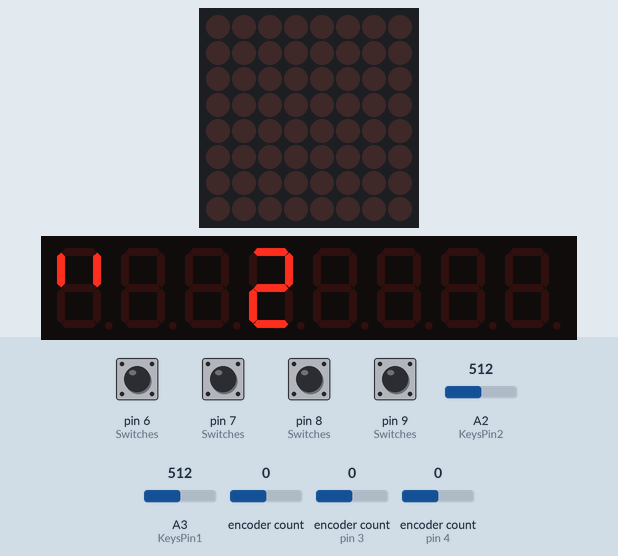
Bench run of a sketch on a simulated Arduino Leonardo, built with avr-gcc and run on an emulated ATmega32U4. Shown: 8×8 LED matrix, 8-digit seven-segment display. The test bench sets the inputs (shaded band); at power-on: pin 6 (Switches), pin 7 (Switches), pin 8 (Switches), pin 9 (Switches) HIGH, A3 (KeysPin1) = 512, A2 (KeysPin2) = 512, encoder count 0, encoder count (sensors on pin 3, pin 4) 0. USB keyboard and mouse output is not drawn.

Above: at 1.2 s.
1.3 s: A3 (KeysPin1) set to 240
At 3.03 s:
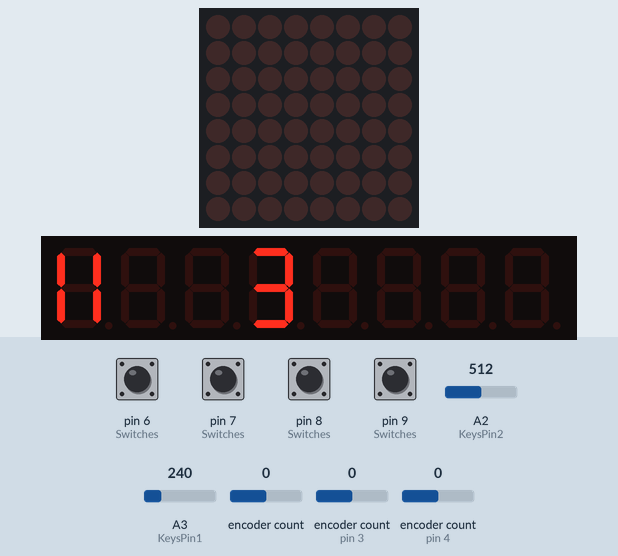
4.3 s: A2 (KeysPin2) set to 360
5.8 s: A2 (KeysPin2) set to 340
At 6.05 s:
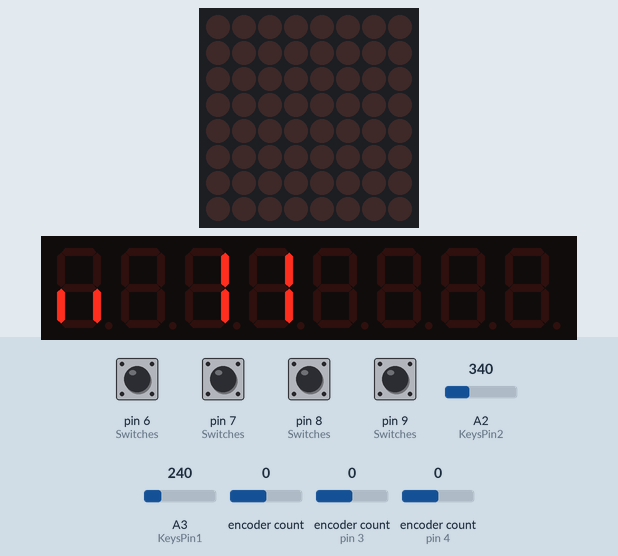
8.8 s: pin 6 (Switches) pulled LOW for 1 s
At 9.29 s:
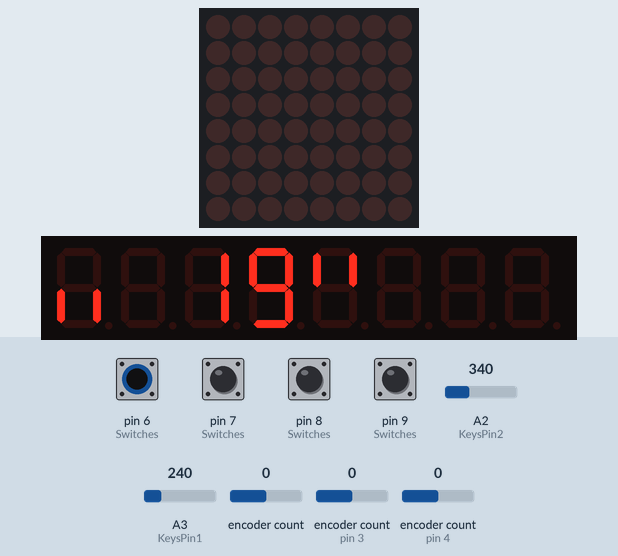
10.4 s: pin 7 (Switches) pulled LOW for 1 s
At 10.9 s:
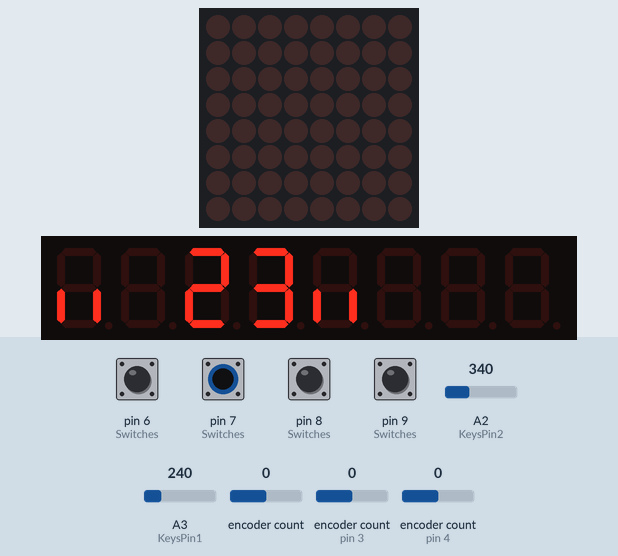
12.0 s: pin 8 (Switches) pulled LOW for 1 s
At 12.52 s:
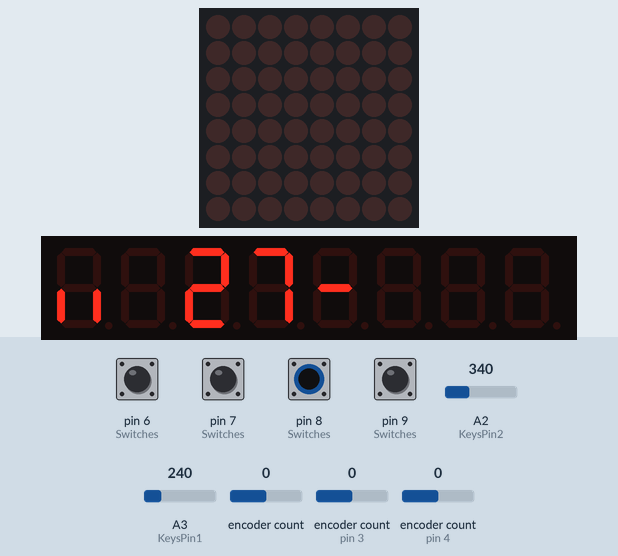
Timing chart, 0 to 14.6 s (numbered marks = the images above; inputs shaded):
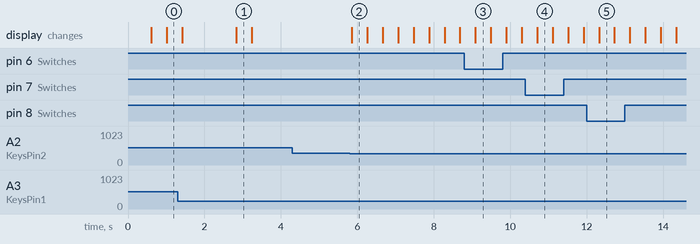

Measured:
- the behaviour switches between 351 and 350 on A2 (KeysPin2) (found by bisection; images 1 and 2)
- after the input at 4.3 s, every drawn part: stays the same
- after the input at 5.8 s, the display: changes after 0.06 s (image 2)
- after the input at 8.8 s, the display: first differs from a run without the input after 0.29 s (image 3)
- after the input at 10.4 s, the display: first differs from a run without the input after 0.31 s (image 4)
- after the input at 12.0 s, the display: first differs from a run without the input after 0.32 s (image 5)
- what the display in image 2 shows lasts 0.4 s, from 5.9 s to 6.3 s

The sketch:

buttpit.ino
```cpp
#include "LedControl.h"
#include <rotary.h>
#include <Keyboard.h>


// PINS for LED
#define DINPIN 10     //PIN to DIN
#define CSPIN 16      //PIN to CS
#define CLKPIN 14     //PIN to CLK

// 1st encoder - for fuel
#define ROTARY_PIN1 3
#define ROTARY_PIN2 2
// 2nd encoder - for next/prev control
#define ROTARY_PIN3 0
#define ROTARY_PIN4 1
// 3rd encoder - for change value
#define ROTARY_PIN5 4
#define ROTARY_PIN6 5
// define to enable weak pullups.
#define ENABLE_PULLUPS


#define NumSwitches 4
#define ShortPressTime 200
#define ShowPressuresSwitchTime 2000

#define FT B00100010  // BOTH FRONT TIRES
#define RT B00010100  // BOTH REAR TYRES
#define WDS B00000001  // WINDSCREEN
#define FRP B01000000  // FAST REPAIR


#define KeysPin1 A3
#define KeysPin2 A2
#define NumAnalogWires 2

int FrontTiresPress=0, RearTiresPress=0;
long TimeTmp;//,TTmpKeys;
boolean ShowPressuresFlag = 0;
boolean ChangeFlag = 0;


struct AnalogKeysStruct {
  int PIN;
  int AnalogKeyValue;
  int PrevAnalogKeyValue;
  long TTmpKeys;
};

AnalogKeysStruct buttons[NumAnalogWires] = {
  {KeysPin1, 0, 0, 0},
  {KeysPin2, 0, 0, 0},
};


Rotary r1 = Rotary(ROTARY_PIN1, ROTARY_PIN2);
Rotary r2 = Rotary(ROTARY_PIN3, ROTARY_PIN4);
Rotary r3 = Rotary(ROTARY_PIN5, ROTARY_PIN6);


volatile unsigned int encoderPos = 0;  // a counter for the dial


struct SwitchStates {   // struct's def for holding states of our switches
  int PIN;              // switch's PIN
  boolean State;
  boolean PrevState;
  long TimePressed;
  boolean ShortPress;
};

SwitchStates Switches[] = {
    {6,false,false,0,false},
    {7,false,false,0,false},
    {8,false,false,0,false},
    {9,false,false,0,false},
};


byte PitCombo,PrevPitCombo = 0;


LedControl lc=LedControl(DINPIN,CLKPIN,CSPIN,1);


void setup() {
  /*
   The MAX72XX is in power-saving mode on startup,
   we have to do a wakeup call
   */
  lc.shutdown(0,false);
  /* Set the brightness to a medium values */
  lc.setIntensity(0,8);
  /* and clear the display */
  lc.clearDisplay(0);

  for (byte i=0;i<NumSwitches;i++) {
    pinMode(Switches[i].PIN, INPUT_PULLUP);
  }

  pinMode(ROTARY_PIN1, INPUT_PULLUP);
  pinMode(ROTARY_PIN2, INPUT_PULLUP);
  pinMode(ROTARY_PIN3, INPUT_PULLUP);
  pinMode(ROTARY_PIN4, INPUT_PULLUP);
  pinMode(ROTARY_PIN5, INPUT_PULLUP);
  pinMode(ROTARY_PIN6, INPUT_PULLUP);

  Keyboard.begin();

  TimeTmp = millis();
}


void loop() {

  CheckSwitches(); //check current switches' states and populate structure

  ProcessSwitches(); //process switches' structure and show corresponding pictograph

  CheckFuelEncoder(); //check position of fuel encoder and show requested number of fuel

  CheckControlEncoder(); //check and process control encoder

  CheckChangeEncoder(); //check and process change encoder

  CheckButtons();

  ShowPressures();

}


void ProcessPitCombo(void) {
  String StrResult = "#clear";
  String tmp;
  Keyboard.write('t');
  delay(500);
//  Keyboard.print("#clear");
//  delay (50);
  if (FrontTiresPress) {
    FrontTiresPress > 0 ? tmp = "+" : tmp = "";
    StrResult = String(StrResult + " lf " + tmp + FrontTiresPress + " rf " + tmp + FrontTiresPress);
  }
  if (RearTiresPress) {
    RearTiresPress > 0 ? tmp = "+" : tmp = "";
    StrResult = String(StrResult + " lr " + tmp + RearTiresPress + " rr " + tmp + RearTiresPress);
  }
  if (PitCombo) {
    if (PitCombo & FT && !FrontTiresPress) {
      StrResult = String(StrResult + " lf rf");
    }
    if (PitCombo & RT && !RearTiresPress) {
      StrResult = String(StrResult + " lr rr");
    }
  }
  if (encoderPos) {
    StrResult = String(StrResult + " fuel " + encoderPos);
  }
  if (PitCombo) {
    if (PitCombo & FRP) {
      StrResult = String(StrResult + " fr");
    }
    if (PitCombo & WDS) {
      StrResult = String(StrResult + " ws");
    }
  }

//  StrResult = String(StrResult + "$");
  Keyboard.print(StrResult);
  delay(ShortPressTime);
  Keyboard.write(KEY_RETURN);
//  delay(ShortPressTime);
}


void ShowPressures(void) {
  if ((millis() - TimeTmp) > ShowPressuresSwitchTime) {
    TimeTmp = millis();
    ShowPressuresFlag = ShowPressuresFlag ^ 1;
  }

  if ((FrontTiresPress != 0) && (RearTiresPress == FrontTiresPress)) {
      ShowNumber(RearTiresPress,4);
      lc.setRow(0,7,RT|FT);
      return;
    }

  if (ShowPressuresFlag && FrontTiresPress) {
      ShowNumber(FrontTiresPress,4);
      lc.setRow(0,7,FT);
      ChangeFlag = 0;
      return;
    }

  if (!ShowPressuresFlag && RearTiresPress) {
      ShowNumber(RearTiresPress,4);
      lc.setRow(0,7,RT);
      ChangeFlag = 0;
      return;
    }

  if ((FrontTiresPress == 0) && (RearTiresPress == FrontTiresPress)) {
      //ShowNumber(RearTiresPress,4);
      lc.setRow(0,7,0);
      lc.setRow(0,6,0);
      lc.setRow(0,5,0);
      lc.setRow(0,4,0);
      return;
    }
}

void CheckButtons(void) {
  for (int i=0;i<NumAnalogWires;i++) {
  buttons[i].AnalogKeyValue = analogRead(buttons[i].PIN);

  if (buttons[i].AnalogKeyValue>150 && buttons[i].PrevAnalogKeyValue>150 && (millis() - buttons[i].TTmpKeys) > ShortPressTime) {
    buttons[i].TTmpKeys = millis();
    if (buttons[i].AnalogKeyValue > 600 && buttons[i].PrevAnalogKeyValue > 600) {
      if (!i) FrontTiresPress --; ShowPressuresFlag=1;
      if (i) Keyboard.write(KEY_ESC);
      delay(ShortPressTime);
    }
    if (buttons[i].AnalogKeyValue > 350 && buttons[i].AnalogKeyValue <= 600 && buttons[i].PrevAnalogKeyValue > 350 && buttons[i].PrevAnalogKeyValue <= 600) {
      if (!i) FrontTiresPress ++; ShowPressuresFlag=1;
      if (i) Keyboard.write(KEY_TAB);
      delay(ShortPressTime);
    }
    if (buttons[i].AnalogKeyValue > 250 && buttons[i].AnalogKeyValue <= 350 && buttons[i].PrevAnalogKeyValue > 250 && buttons[i].PrevAnalogKeyValue <= 350) {
       if (!i) RearTiresPress --; ShowPressuresFlag=0;
       if (i) Keyboard.write(0x20);
       delay(ShortPressTime);
    }
    if (buttons[i].AnalogKeyValue > 200 && buttons[i].AnalogKeyValue <= 250 && buttons[i].PrevAnalogKeyValue > 200 && buttons[i].PrevAnalogKeyValue <= 250) {
      if (!i) RearTiresPress ++; ShowPressuresFlag=0;
      if (i) ProcessPitCombo();
      delay(ShortPressTime);
    }
    if (!i) TimeTmp = millis();
  }

  if (buttons[i].AnalogKeyValue>150 && buttons[i].PrevAnalogKeyValue<150) {
    buttons[i].TTmpKeys = millis();
  }

  if (buttons[i].AnalogKeyValue != buttons[i].PrevAnalogKeyValue) buttons[i].PrevAnalogKeyValue = buttons[i].AnalogKeyValue;
  }
}


void CheckChangeEncoder(void) {
  unsigned char result = r3.process();
  if (result) {
    Keyboard.write(result == DIR_CCW ? KEY_LEFT_ARROW : KEY_RIGHT_ARROW );
  }

}


void CheckFuelEncoder(void) {
  unsigned char result = r1.process();
  if (result) {
    if (result == DIR_CCW && encoderPos < 999) encoderPos++ ;
    if (result == DIR_CW && encoderPos > 0) encoderPos--;
    ShowNumber(encoderPos,0);
  }
}

void CheckControlEncoder(void) {
  unsigned char result = r2.process();
  if (result) {
    Keyboard.write(result == DIR_CCW ? KEY_UP_ARROW : KEY_DOWN_ARROW);
  }
}

// Shows 3 digit number beginning from _pos position
void ShowNumber (int _encoderPos, byte _pos) {
  int tmp;

  tmp = abs(_encoderPos);

//  if (_encoderPos != 0) {
    lc.setDigit(0,_pos,tmp%10,false);
//  } else lc.setRow(0,_pos,0);

  tmp /= 10;

  if (tmp != 0) {
   lc.setDigit(0,_pos+1,tmp%10,false);
   tmp /= 10;   //_encoderPos/100;
   if (tmp != 0) {
     lc.setDigit(0,_pos+2,tmp%10,false);
     if (_encoderPos < 0) lc.setRow(0,_pos+3,WDS);
      } else {
        lc.setRow(0,_pos+2,0);
        if (_encoderPos < 0) lc.setRow(0,_pos+2,WDS);
      }
  } else {
    lc.setRow(0,_pos+1,0);
    if (_encoderPos < 0) lc.setRow(0,_pos+1,WDS);
  }
}


void ProcessSwitches(void) {
 for (byte i=0;i<NumSwitches;i++) {
  switch (i) {
      case 0:
        if (Switches[i].State) PitCombo |= FT; else PitCombo &= ~FT; // switch 0 - request to change front tyres
        break;
      case 1:
        if (Switches[i].State) PitCombo |= RT; else PitCombo &= ~RT; // switch 1 - request to change rear tyres
        break;
      case 2:
        if (Switches[i].State) PitCombo |= WDS; else PitCombo &= ~WDS; // switch 2 - request to clean wildscrean
        break;
      case 3:
        if (Switches[i].State) PitCombo |= FRP; else PitCombo &= ~FRP; // switch 3 - request to make fast repair
    }
 }

   if (PitCombo != PrevPitCombo) {
     lc.setRow(0,3,PitCombo);
     PrevPitCombo = PitCombo;
   }

}

void CheckSwitches(void) {
 long CheckTime;

 for (byte i=0;i<NumSwitches;i++) {
  if (digitalRead(Switches[i].PIN) == LOW) Switches[i].State = true;
   else {
     Switches[i].State = false;
   }
  }
}
```
